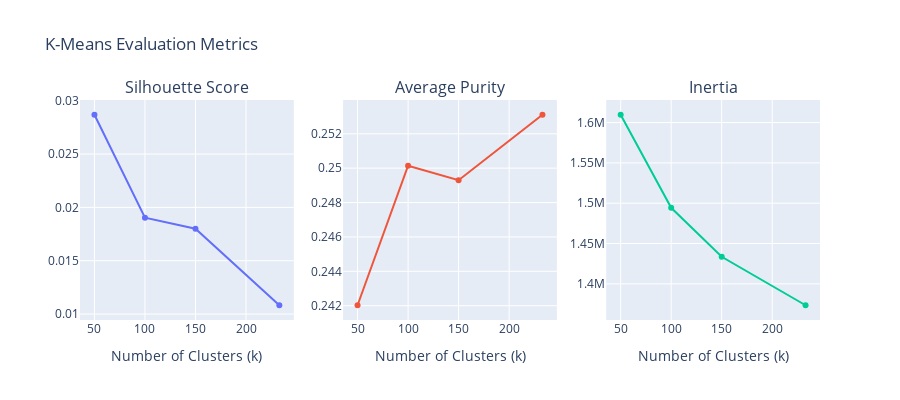

The cell this chart's notebook holds for it:
### Markdown cell above
| k   | Silhouette | Purity | Inertia   |
| --- | ---------- | ------ | --------- |
| 50  | 0.030      | 24.2%  | 1,609,672 |
| 100 | 0.020      | 25.0%  | 1,494,532 |
| 150 | 0.017      | 24.9%  | 1,433,556 |
| 233 | 0.011      | 25.3%  | 1,373,468 |

1. Silhouette decreases with k: More clusters create less cohesive groups (0.030 → 0.011).
2. Purity plateaus at ~25%: Even matching the true 233 categories, only 1 in 4 images lands in a cluster dominated by its correct category.

K-Means struggles because the 233 categories don't form distinct spherical clusters as many share visual features. Best choice is k=233 for highest purity, though the marginal gains over k=50 are minimal.

### Code cell
fig_kmeans_metrics = make_subplots(
    rows=1, cols=3,
    subplot_titles=('Silhouette Score', 'Average Purity', 'Inertia')
)

k_list = list(kmeans_results.keys())
silhouette_scores = [kmeans_results[k]['silhouette'] for k in k_list]
purity_scores = [kmeans_results[k]['purity'] for k in k_list]
inertia_scores = [kmeans_results[k]['inertia'] for k in k_list]

fig_kmeans_metrics.add_trace(
    go.Scatter(x=k_list, y=silhouette_scores,
               mode='lines+markers', name='Silhouette'),
    row=1, col=1
)
fig_kmeans_metrics.add_trace(
    go.Scatter(x=k_list, y=purity_scores, mode='lines+markers', name='Purity'),
    row=1, col=2
)
fig_kmeans_metrics.add_trace(
    go.Scatter(x=k_list, y=inertia_scores,
               mode='lines+markers', name='Inertia'),
    row=1, col=3
)

fig_kmeans_metrics.update_xaxes(title_text="Number of Clusters (k)")
fig_kmeans_metrics.update_layout(
    height=400, showlegend=False, title_text="K-Means Evaluation Metrics")
fig_kmeans_metrics.show()

### Figure 1 — Plotly figure (JSON) as saved in the notebook; plotly's stock layout.template omitted (floating-point values rounded to 4 significant figures)
{"data": [{"mode": "lines+markers", "name": "Silhouette", "type": "scatter", "x": [50, 100, 150, 233], "xaxis": "x", "y": [0.02869, 0.01904, 0.018, 0.01083], "yaxis": "y"}, {"mode": "lines+markers", "name": "Purity", "type": "scatter", "x": [50, 100, 150, 233], "xaxis": "x2", "y": [0.242, 0.2501, 0.2493, 0.2531], "yaxis": "y2"}, {"mode": "lines+markers", "name": "Inertia", "type": "scatter", "x": [50, 100, 150, 233], "xaxis": "x3", "y": [1610000.0, 1494000.0, 1434000.0, 1373000.0], "yaxis": "y3"}], "layout": {"annotations": [{"font": {"size": 16}, "showarrow": false, "text": "Silhouette Score", "x": 0.1444, "xanchor": "center", "xref": "paper", "y": 1, "yanchor": "bottom", "yref": "paper"}, {"font": {"size": 16}, "showarrow": false, "text": "Average Purity", "x": 0.5, "xanchor": "center", "xref": "paper", "y": 1, "yanchor": "bottom", "yref": "paper"}, {"font": {"size": 16}, "showarrow": false, "text": "Inertia", "x": 0.8556, "xanchor": "center", "xref": "paper", "y": 1, "yanchor": "bottom", "yref": "paper"}], "height": 400, "showlegend": false, "title": {"text": "K-Means Evaluation Metrics"}, "xaxis": {"anchor": "y", "domain": [0, 0.2889], "title": {"text": "Number of Clusters (k)"}}, "xaxis2": {"anchor": "y2", "domain": [0.3556, 0.6444], "title": {"text": "Number of Clusters (k)"}}, "xaxis3": {"anchor": "y3", "domain": [0.7111, 1], "title": {"text": "Number of Clusters (k)"}}, "yaxis": {"anchor": "x", "domain": [0, 1]}, "yaxis2": {"anchor": "x2", "domain": [0, 1]}, "yaxis3": {"anchor": "x3", "domain": [0, 1]}}}
